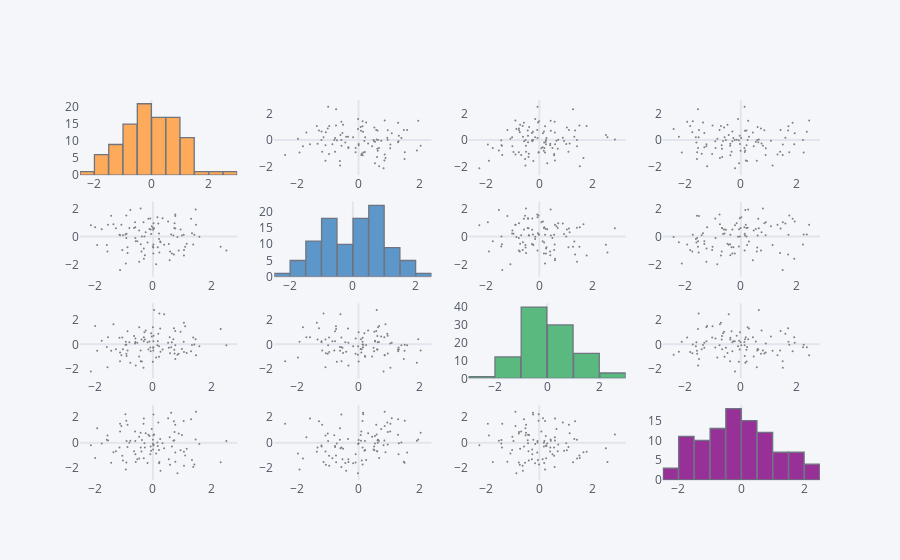

Here is the notebook cell this chart was saved with:
### Markdown cell above
## scatter_matrix()

Similar a sns.pairplot()

### Code cell
df.scatter_matrix()
